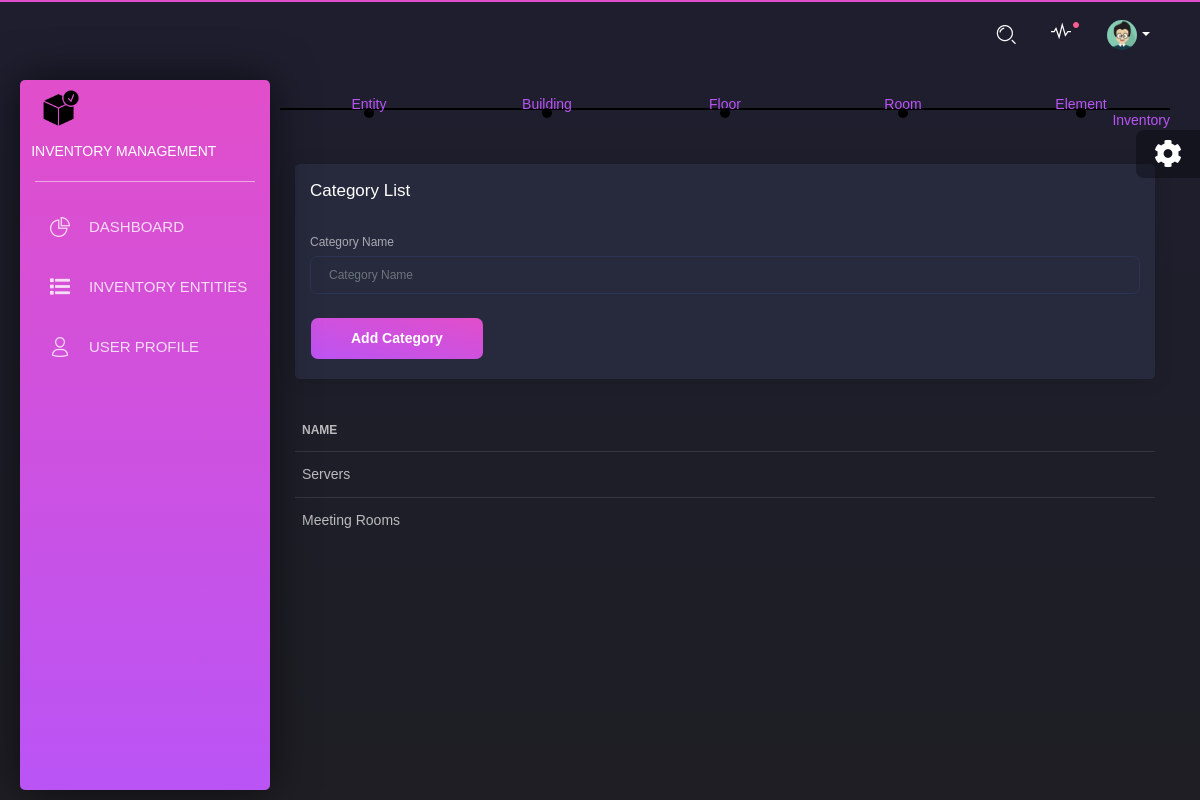
Page /categories/5/ on the earlier database version.
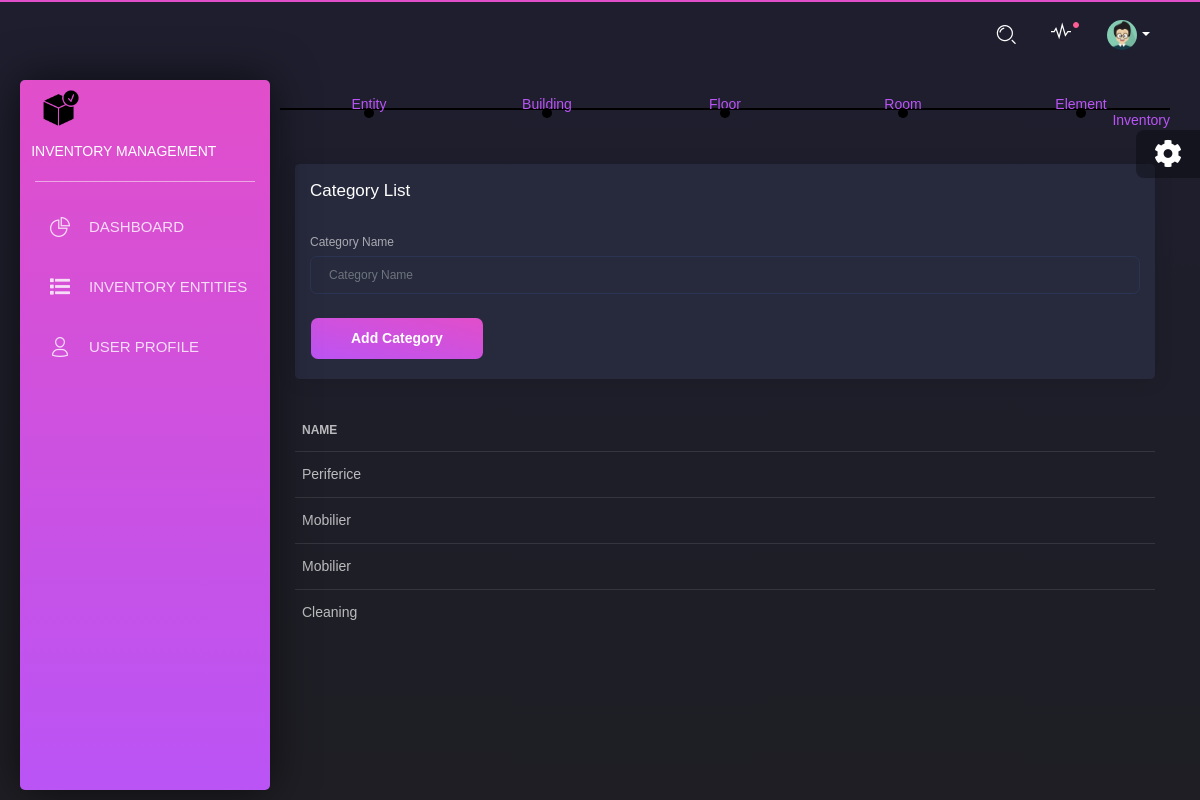
Same page on the later database version.
### main/models.py (models this page shows, shortened)
class Category(models.Model):
    name = models.CharField(max_length=255)

### main/views.py (the view)
# urls.py: path('categories/<int:entity_id>/', category_list_view , name='category_list'),
def category_list_view(request, entity_id):
    categories = Category.objects.all()
    form = CategoryForm()
    if request.method == 'POST':
        form = CategoryForm(request.POST)
        if form.is_valid():
            form.save()
    context = {
        'categories': categories,
        'form': form,
        'entity_id': entity_id,
    }
    return render(request, 'inventory_app/categories.html', context)

### main/forms.py
class CategoryForm(forms.ModelForm):
    class Meta:
        model = Category
        fields = ['name']
        labels = {'name': 'Category Name'}

### main/context_processors.py (called while the page is built)
def entities_processor(request):
    if not request.user.is_anonymous:
        entities = Entity.objects.filter(users=request.user)
    else:
        entities = Entity.objects.none()
    return {'entities': entities}

### content/templates/inventory_app/categories.html (shortened to what this page needs)
{% extends 'base_dashboard.html' %}
{% load bootstrap5 %}
{% block content %}
  <div class="content">
    {% include 'inventory_app/nodes.html' %}
    <div class="col-12">
        <div class="card ">
          <div class="card-header">
            <h4 class="card-title">Category List</h4>
          </div>
          <div class="card-body">
            <div class="table-responsive" style="overflow:auto;">
              <form method="post">
                {% bootstrap_form form %}
                <button class="btn btn-primary" style="position:absolute;" type="submit">Add Category</button>
              </form>
            </div>
          </div>
        </div>
        <table class="table">
          <thead>
            <tr>
              <th>Name</th>
            </tr>
          </thead>
          <tbody>
            {% for category in categories %}
            <tr>
              <td>{{ category.name }}</td>
            </tr>
            {% empty %}
            <tr>
              <td colspan="1">No categories found.</td>
            </tr>
            {% endfor %}
          </tbody>
        </table>
      </div>
    </div>
  </div>
{% endblock %}

### content/templates/base_dashboard.html (shortened to what this page needs)
{% load static %}
<!DOCTYPE html>
<html lang="en">
<head>
  <link href="{% static 'vendor/css/fonts-googleapi.css' %}" rel="stylesheet"/>
  <link href="https://use.fontawesome.com/releases/v5.0.6/css/all.css" rel="stylesheet" />
  <link href="{% static 'vendor/css/nucleo-icons.css' %}" rel="stylesheet"/>
  <link href="{% static 'vendor/css/black-dashboard.css' %}" rel="stylesheet" />
  <link href="{% static 'vendor/charts/demo.css' %}" rel="stylesheet" />
</head>
<body class="">
  <div class="wrapper">
    <div class="sidebar">
    <div class="sidebar-wrapper">
      <div class="logo">
          <img src="{% static 'vendor/img/ready-stock.png' %}" style="width:50px; padding-left:10px;" alt="Description of the image">
          <a href="javascript:void(0)" class="simple-text logo-normal">
              Inventory Management
          </a>
      </div>
      <ul class="nav">
          <li {% if 'dashboard' in request.path %}class="active"{% endif %}>
              <a href="{% url 'dashboard' %}">
                  <i class="tim-icons icon-chart-pie-36" ></i>
                  <p style="font-size: 15px;">Dashboard</p>
              </a>
          </li>
          <li {% if 'data' in request.path %}class="active"{% endif %}>
              <a data-toggle="collapse" href="#inventoryDataSubmenu">
                  <i class="fa fa-list"></i>
                  <p style="font-size: 15px;">Inventory Entities</p>
              </a>
          </li>
          <li {% if 'edit_profile' in request.path %}class="active"{% endif %}>
              <a href="{% url 'edit_profile' %}">
                  <i class="tim-icons icon-single-02"></i>
                  <p style="font-size: 15px;">User Profile</p>
              </a>
          </li>
      </ul>
    </div>
  </div>
    <div class="main-panel">
        <nav class="navbar navbar-expand-lg navbar-absolute navbar-transparent">
          <div class="container-fluid">
            <div class="collapse navbar-collapse" id="navigation">
              <ul class="navbar-nav ml-auto">
                <li class="search-bar input-group">
                  <button class="btn btn-link" id="search-button" data-toggle="modal" data-target="#searchModal"><i class="tim-icons icon-zoom-split" ></i>
                  </button>
                </li>
                <li class="dropdown nav-item">
                  <a href="javascript:void(0)" class="dropdown-toggle nav-link" data-toggle="dropdown">
                    <div class="notification d-none d-lg-block d-xl-block"></div>
                    <i class="tim-icons icon-sound-wave"></i>
                  </a>
                </li>
                <li class="dropdown nav-item">
                  <a href="#" class="dropdown-toggle nav-link" data-toggle="dropdown">
                    <div class="photo">
                      <img src="{% static 'vendor/img/anime3.png' %}" alt="Profile Photo">
                    </div>
                    <b class="caret d-none d-lg-block d-xl-block"></b>
                  </a>
                </li>
              </ul>
            </div>
          </div>
        </nav>
{% block content %}
{% endblock %}
</div>
<div class="fixed-plugin">
<div class="dropdown show-dropdown">
  <a href="#" data-toggle="dropdown">
    <i class="fa fa-cog fa-2x"> </i>
  </a>
</div>
</div>
</body>
</html>

### content/templates/inventory_app/nodes.html
{% load static %}
<link rel="stylesheet" href="{% static 'css/nodes.css' %}">
<div class="gitgraph">
    <div class="line"></div>
    <div class="node {% if 'add_inv_entity' in request.path %}active{% endif %}">
        <a href="{% url 'add_inv_entity' %}">Entity</a>
    </div>
    <div class="node {% if 'add_building' in request.path %}active{% endif %}">
        <a href="{% url 'add_building' entity_id %}">Building</a>
    </div>
    <div class="node {% if 'add_floor' in request.path %}active{% endif %}">
        <a href="{% url 'add_floor' entity_id %}">Floor</a>
    </div>
    <div class="node {% if 'add_room' in request.path %}active{% endif %}">
        <a href="{% url 'add_room' entity_id %}">Room</a>
    </div>
    <div class="node {% if 'add_element' in request.path %}active{% endif %}">
        <a href="{% url 'add_element' entity_id %}">Element</a>
    </div>
    <div class="end-line">
        <a href="{% url 'all_data' %}">Inventory</a>
    </div>
</div>

### content/assets/css/nodes.css (style rules this page uses)
.gitgraph { position: relative; height: 4em; margin-bottom: 2em; }
.line { position: absolute; top: 50%; left: 0; right: 0; border-top: 2px solid #000; }
.end-line { position: absolute; top: 50%; right: 0; border-top: 2px solid #000; }
.node { position: relative; color:white; float: left; width: 20%; top: calc(50% - 1em); height: 3em; text-align: center; }
.node:before { content: ""; position: absolute; top: 45%; left: 50%; width: 10px; height: 10px; margin: -5px 0 0 -5px; background: #000; border-radius: 50%; }

Differences in the rows shown:
changed Category: name "Servers" → "Periferice"
changed Category (number 2 of 4 on the later page): name "Meeting Rooms" → "Mobilier"
added Category: name "Mobilier"
added Category: name "Cleaning"
